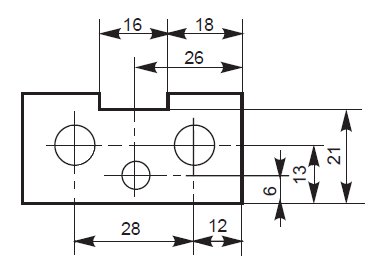
#> input picture TestData/1.png, 377 x 262 px; its folder holds only this picture in this run
$ python -i TextsFeature.py   (imports and definitions only)
#> lines starting #> are read from the running program, lines starting #| are printed output that depends on the picture; after the words box and inside, x2 and y2 are one past the last pixel; in counts of white or black regions, pixels touching at a corner belong together
### Image2CAD/Core/Features/ConnectedComponents/ConnectedComponents.py
# -*- coding: utf-8 -*-
"""
@author: Aditya Intwala

 Copyright (C) 2016, Aditya Intwala.

 Licensed under the Apache License 2.0. See LICENSE file in the project root for full license information.
"""

import cv2
import random
from itertools import product

class UnionFind_array:

    def __init__(self):
        self.A = []
        self.label = 0

    def Create_Label(self):
        new_label = self.label
        self.label += 1
        self.A.append(new_label)
        return new_label

    def Find_Root(self, i):
        while self.A[i] < i:
            i = self.A[i]
        return i

    def Find(self, i):
        root = self.Find_Root(i)
        self.Set_Root(i, root)
        return root

    def Set_Root(self, i, root):
        while self.A[i] < i:
            j = self.A[i]
            self.A[i] = root
            i = j
        self.A[i] = root

    def Union(self, i, j):
        if i != j:
            root = self.Find_Root(i)
            rootj = self.Find_Root(j)
            if root > rootj: root = rootj
            self.Set_Root(j, root)
            self.Set_Root(i, root)

    def Flatten(self):
        for i in range(1, len(self.A)):
            self.A[i] = self.A[self.A[i]]

    # [8 lines left out: function FlattenL, not called in this run]


class ConnectedComponent:

    def Detect(img):

        width, height = img.shape
        output_img = img.copy()
        output_img = cv2.cvtColor(output_img, cv2.COLOR_GRAY2BGR)

        ua = UnionFind_array()

        labels = {}

        for y, x in product(range(height), range(width)):

            if img.item(x,y) == 255:
                pass

            elif y > 0 and img.item(x, y-1) == 0:
                labels[x, y] = labels[(x, y-1)]

            elif x+1 < width and y > 0 and img.item(x+1, y-1) == 0:
                c = labels[(x+1, y-1)]
                labels[x, y] = c

                if x > 0 and img.item(x-1, y-1) == 0:
                    a = labels[(x-1, y-1)]
                    ua.Union(c, a)

                elif x > 0 and img.item(x-1, y) == 0:
                    d = labels[(x-1, y)]
                    ua.Union(c, d)

            elif x > 0 and y > 0 and img.item(x-1, y-1) == 0:
                labels[x, y] = labels[(x-1, y-1)]

            elif x > 0 and img.item(x-1, y) == 0:
                labels[x, y] = labels[(x-1, y)]

            else:
                labels[x, y] = ua.Create_Label()

        ua.Flatten()

        colors = {}

        for (x, y) in labels:

            component = ua.Find(labels[(x, y)])

            labels[(x, y)] = component

            if component not in colors:
                colors[component] = (random.randint(0,255), random.randint(0,255),random.randint(0,255))

            output_img[x, y] = colors[component]

        return (labels, output_img)

### Image2CAD/Core/Math/Point2.py
# -*- coding: utf-8 -*-
"""
@author: Aditya Intwala

 Copyright (C) 2016, Aditya Intwala.

 Licensed under the Apache License 2.0. See LICENSE file in the project root for full license information.
"""

from math import fabs, sqrt
#from Core.Math.Point3 import Point3
from Core.Math.Vector2 import Vector2
from Core.Math.Vector3 import Vector3
from Core.Math.Constants import Constants

class Point2:

    def __init__(self):
        self.x = 0
        self.y = 0

    def __init__(self, other):
        self.x = other.x
        self.y = other.y

    def __init__(self, x_init, y_init ):
        self.x = x_init
        self.y = y_init

    def __repr__(self):
        return "".join(["Point2(", str(self.x), ",", str(self.y), ")"])

    def __eq__(self, other):
        tol = Constants.PRECISION
        return (fabs(self.x - other.x) < tol and fabs(self.y - other.y) < tol )

    def __lt__(self, other):
        return (self.x < other.x and self.y < other.y )

    def __hash__(self):
      return hash((self.x, self.y))

    def __sub__ (self, other):
        return Vector2(self.x - other.x , self.y - other.y)


    def __add__ (self, other):
        return Point2(self.x + other.x , self.y + other.y)

    def __add__ (self, other):
        return Point2(self.x + other.i , self.y + other.j)

    def __mul__ (self, scalar):
        return Point2((self.x * scalar),(self.y * scalar))


    def DistanceTo(self, other):
        d= sqrt(((self.x - other.x) * (self.x - other.x)) + ((self.y - other.y) * (self.y - other.y)))
        return d

    # [56 lines left out: functions Centroid, CalculateNormal, AreCollinear, ProjectToLine, ProjectToLineDirection, not called in this run]


### Image2CAD/Core/Features/Texts/TextsFeature.py
# -*- coding: utf-8 -*-
"""
@author: Aditya Intwala

 Copyright (C) 2016, Aditya Intwala.

 Licensed under the Apache License 2.0. See LICENSE file in the project root for full license information.
"""

import cv2
import numpy as np
import os
from Core.Math.Point2 import Point2
from Core.Features.ConnectedComponents.ConnectedComponents import ConnectedComponent
from Core.Features.FeatureManager import DimensionalTexts
from Core.Utils.ImgTransform import ImgTransform
from Core.Features.Cognition.Cognition import Cognition
from Core.Features.Texts import pytesseract
from PIL import Image

from xml.etree import ElementTree as ET
from xml.etree.ElementTree import Element, SubElement

class TextsFeature:

    global make_dir_roi, make_dir_rotate, timestr, DimensioanlLines

    # [76 lines left out: functions Make_Directory, Arrow_Deleter, Contour_Find, Extract_Text, Draw_BB, Paste, not called in this run]

    @staticmethod
    def ccDetect(img):
        gray_img = cv2.cvtColor(img, cv2.COLOR_BGR2GRAY)
        ret, thresh_img = cv2.threshold(gray_img,190,255,cv2.THRESH_BINARY)
        blank_img = np.zeros(img.shape, np.uint8)
        labels, ccImg = ConnectedComponent.Detect(thresh_img)
        SortedLabels = {}
        for key, value in sorted(labels.items()):
            SortedLabels.setdefault(value, []).append(key)
        for i in range(0,2):
            maxCCkey=max(SortedLabels, key=lambda k: len(SortedLabels[k]))
            SortedLabels.pop(maxCCkey)

        for i in SortedLabels.values():
            for j in i:
                blank_img[j[0],j[1]] = 255


        return SortedLabels, blank_img

    # [54 lines left out: functions RotateByAngle, Detect, Dump, not called in this run]

>>> import cv2
>>> picture = cv2.imread('../../../../TestData/1.png')
#> picture is the input picture: shape (262, 377, 3); mean B, G, R 239.6, 239.6, 239.8
>>> result = TextsFeature().ccDetect(picture)
#> in ccDetect, `ret, thresh_img = cv2.threshold(gray_img,190,255,cv2.THRESH_BINARY)`:
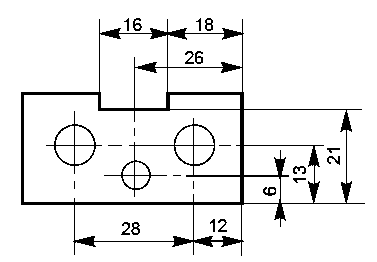
#> thresh_img: shape (262, 377); 92.6% white; 23 black regions (6 under 20 px), largest, box (x1, y1, x2, y2) and area: (21, 19, 365, 256) 6159, (46, 111, 102, 174) 331, (263, 187, 276, 196) 69
#> after the loop in Detect, `for y, x in product(range(height), range(width)):`: labels = 7285 items
#> the loop in Detect, `for (x, y) in labels: ` made 7285 passes
#> component on passes 1 to 3: 0, 0, 0
#> after the loop in Detect, `for (x, y) in labels:`:
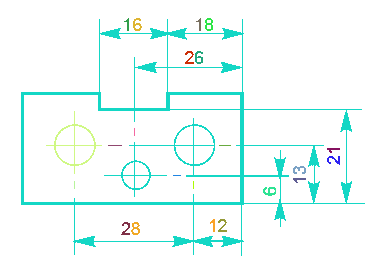
#> output_img: shape (262, 377, 3); mean B, G, R 249.7, 251.6, 239.1
#> after the loop in Detect, `for (x, y) in labels:`: colors = 23 items
#> in ccDetect, `labels, ccImg = ConnectedComponent.Detect(thresh_img)`: labels = 7285 items
#> the loop in ccDetect, `for key, value in sorted(labels.items()):` made 7285 passes
#> (key, value) on passes 1 to 3: ((18, 128), 22), ((18, 136), 26), ((18, 137), 26)
#> after the loop in ccDetect, `for key, value in sorted(labels.items()):`: SortedLabels = 23 items
#> the loop in ccDetect, `for i in range(0,2):` made 2 passes
#> maxCCkey on passes 1 to 2: 0, 1
#> after the loop in ccDetect, `for i in range(0,2):`: SortedLabels = 21 items
#> the loop in ccDetect, `for i in SortedLabels.values():` made 21 passes
#> after the loop in ccDetect, `for i in SortedLabels.values():`:
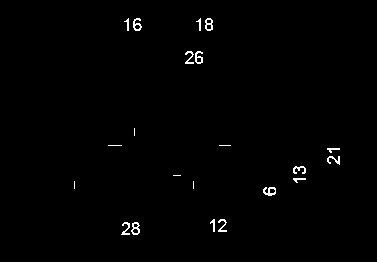
#> blank_img: shape (262, 377, 3); 0.8% white in thin lines or dots, all inside (x1, y1, x2, y2) = (74, 18, 340, 235)

$ run again, on TestData/2.PNG
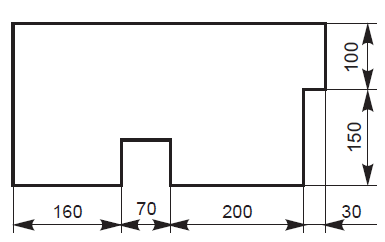
#> input picture TestData/2.PNG, 385 x 242 px
#> picture is the input picture: shape (242, 385, 3); mean B, G, R 240.5, 240.4, 240.6
#> thresh_img: shape (242, 385); 93.2% white; 17 black regions, largest, box (x1, y1, x2, y2) and area: (11, 22, 377, 233) 5480, (344, 42, 358, 51) 67, (344, 53, 358, 62) 67
#> after the loop in Detect, `for y, x in product(range(height), range(width)):`: labels = 6349 items
#> the loop in Detect, `for (x, y) in labels: ` made 6349 passes
#> component on passes 1 to 3: 0, 0, 0
#> after the loop in Detect, `for (x, y) in labels:`:
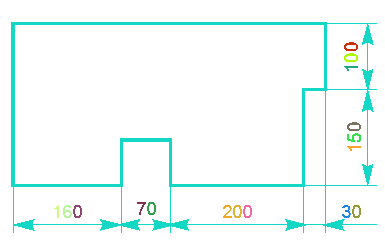
#> output_img: shape (242, 385, 3); mean B, G, R 250, 251.7, 240.2
#> after the loop in Detect, `for (x, y) in labels:`: colors = 17 items
#> in ccDetect, `labels, ccImg = ConnectedComponent.Detect(thresh_img)`: labels = 6349 items
#> the loop in ccDetect, `for key, value in sorted(labels.items()):` made 6349 passes
#> key on passes 1 to 3: (22, 11), (22, 12), (22, 13)
#> after the loop in ccDetect, `for key, value in sorted(labels.items()):`: SortedLabels = 17 items
#> the loop in ccDetect, `for i in range(0,2):` made 2 passes
#> maxCCkey on passes 1 to 2: 0, 33
#> after the loop in ccDetect, `for i in range(0,2):`: SortedLabels = 15 items
#> the loop in ccDetect, `for i in SortedLabels.values():` made 15 passes
#> after the loop in ccDetect, `for i in SortedLabels.values():`:
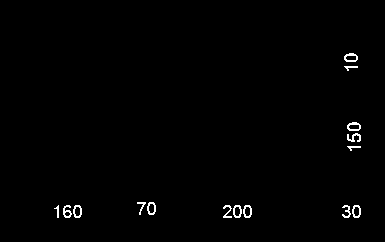
#> blank_img: shape (242, 385, 3); 0.86% white in thin lines or dots, all inside (x1, y1, x2, y2) = (54, 53, 361, 218)

$ run again, on TestData/3.PNG
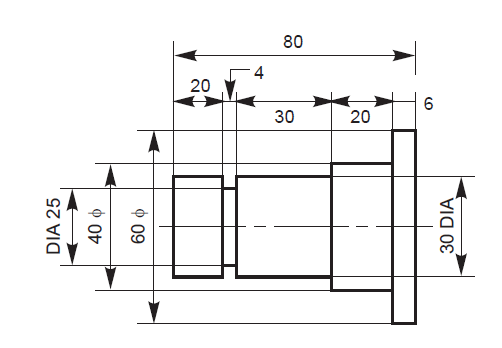
#> input picture TestData/3.PNG, 502 x 348 px
#> picture is the input picture: shape (348, 502, 3); mean B, G, R 242.1, 242.1, 242.3
#> thresh_img: shape (348, 502); 93.9% white; 30 black regions (2 under 20 px), largest, box (x1, y1, x2, y2) and area: (60, 41, 475, 325) 8513, (175, 41, 416, 75) 480, (440, 216, 454, 228) 82
#> after the loop in Detect, `for y, x in product(range(height), range(width)):`: labels = 10581 items
#> the loop in Detect, `for (x, y) in labels: ` made 10581 passes
#> (x, y, component) on passes 1 to 3: (199, 46, 0), (200, 46, 0), (201, 46, 0)
#> after the loop in Detect, `for (x, y) in labels:`:
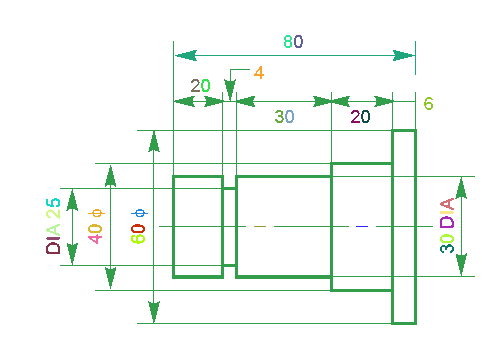
#> output_img: shape (348, 502, 3); mean B, G, R 244.5, 249.1, 243.4
#> after the loop in Detect, `for (x, y) in labels:`: colors = 30 items
#> in ccDetect, `labels, ccImg = ConnectedComponent.Detect(thresh_img)`: labels = 10581 items
#> the loop in ccDetect, `for key, value in sorted(labels.items()):` made 10581 passes
#> (key, value) on passes 1 to 3: ((35, 286), 67), ((35, 287), 67), ((35, 288), 67)
#> after the loop in ccDetect, `for key, value in sorted(labels.items()):`: SortedLabels = 30 items
#> the loop in ccDetect, `for i in range(0,2):` made 2 passes
#> maxCCkey on passes 1 to 2: 8, 46
#> after the loop in ccDetect, `for i in range(0,2):`: SortedLabels = 28 items
#> the loop in ccDetect, `for i in SortedLabels.values():` made 28 passes
#> after the loop in ccDetect, `for i in SortedLabels.values():`:
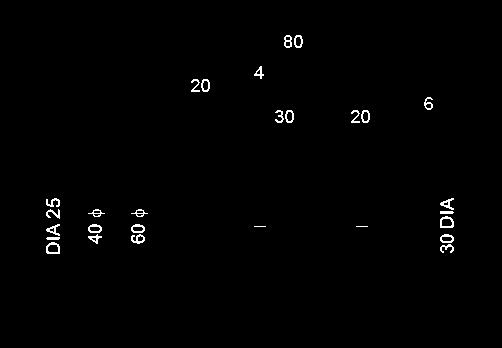
#> blank_img: shape (348, 502, 3); 0.91% white in thin lines or dots, all inside (x1, y1, x2, y2) = (46, 35, 454, 254)

$ run again, on TestData/4.PNG
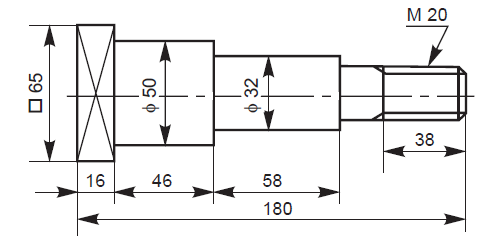
#> input picture TestData/4.PNG, 481 x 247 px
#> picture is the input picture: shape (247, 481, 3); mean B, G, R 238.5, 238.4, 238.6
#> thresh_img: shape (247, 481); 91.4% white; 27 black regions (3 under 20 px), largest, box (x1, y1, x2, y2) and area: (29, 24, 475, 236) 8704, (28, 99, 42, 113) 114, (408, 8, 421, 21) 92
#> after the loop in Detect, `for y, x in product(range(height), range(width)):`: labels = 10196 items
#> the loop in Detect, `for (x, y) in labels: ` made 10196 passes
#> (x, y, component) on passes 1 to 3: (87, 28, 0), (99, 28, 1), (100, 28, 1)
#> after the loop in Detect, `for (x, y) in labels:`:
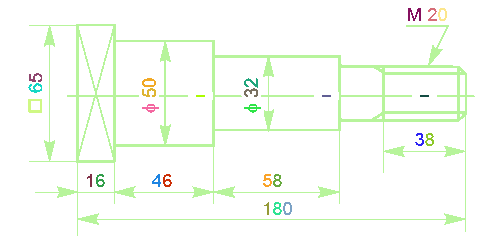
#> output_img: shape (247, 481, 3); mean B, G, R 245.8, 252.9, 248.3
#> after the loop in Detect, `for (x, y) in labels:`: colors = 27 items
#> in ccDetect, `labels, ccImg = ConnectedComponent.Detect(thresh_img)`: labels = 10196 items
#> the loop in ccDetect, `for key, value in sorted(labels.items()):` made 10196 passes
#> (key, value) on passes 1 to 3: ((8, 408), 103), ((8, 409), 103), ((8, 410), 103)
#> after the loop in ccDetect, `for key, value in sorted(labels.items()):`: SortedLabels = 27 items
#> the loop in ccDetect, `for i in range(0,2):` made 2 passes
#> maxCCkey on passes 1 to 2: 2, 1
#> after the loop in ccDetect, `for i in range(0,2):`: SortedLabels = 25 items
#> the loop in ccDetect, `for i in SortedLabels.values():` made 25 passes
#> after the loop in ccDetect, `for i in SortedLabels.values():`:
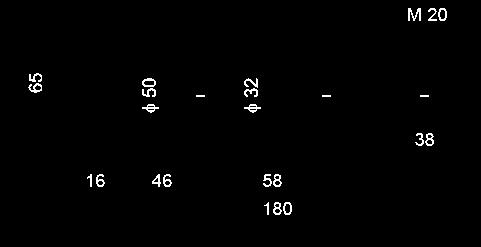
#> blank_img: shape (247, 481, 3); 1.2% white in thin lines or dots, all inside (x1, y1, x2, y2) = (28, 8, 447, 215)
